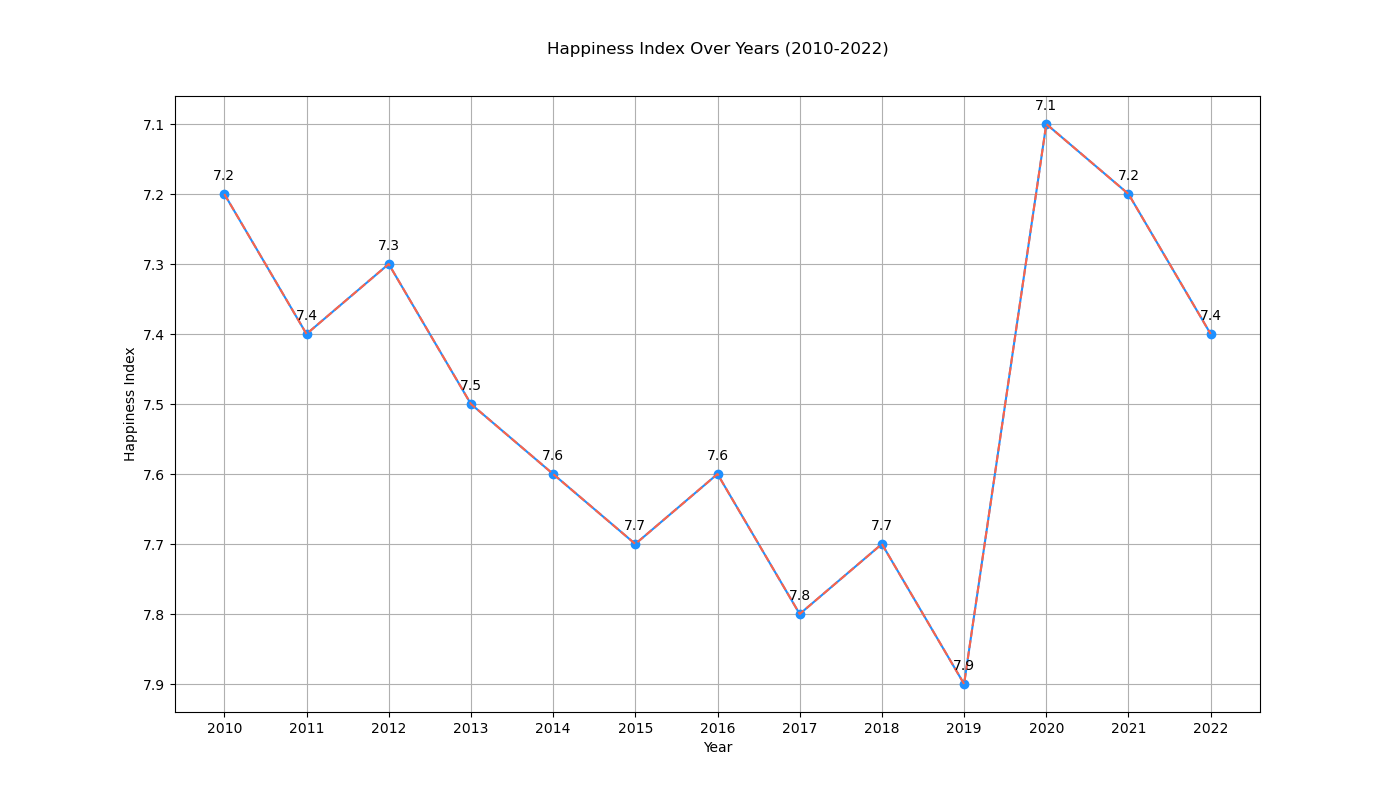

Python code for this plot:

import matplotlib.pyplot as plt

# Define the data points
years = ['2010', '2011', '2012', '2013', '2014', '2015', '2016', '2017', '2018', '2019', '2020', '2021', '2022']
happiness_index = [7.2, 7.4, 7.3, 7.5, 7.6, 7.7, 7.6, 7.8, 7.7, 7.9, 7.1, 7.2, 7.4]

# Create the line chart
plt.figure(figsize=(14, 8))
plt.plot(years, happiness_index, color='#1E90FF', marker='o')

# Customize the trend of the data by simulating a drop in 2020
happiness_index[10] = 7.1
plt.plot(years, happiness_index, linestyle='--', color='#FF6347')

# Assign annotation to the chart
for i, hi in enumerate(happiness_index):
    plt.annotate(f"{hi}", (years[i], happiness_index[i]), textcoords="offset points", xytext=(0,10), ha='center')

# Axes and title
plt.title('Happiness Index Over Years (2010-2022)', pad=30)
plt.xlabel('Year')
plt.ylabel('Happiness Index')
plt.gca().invert_yaxis()
plt.grid(True)

# Display the plot
plt.show()
